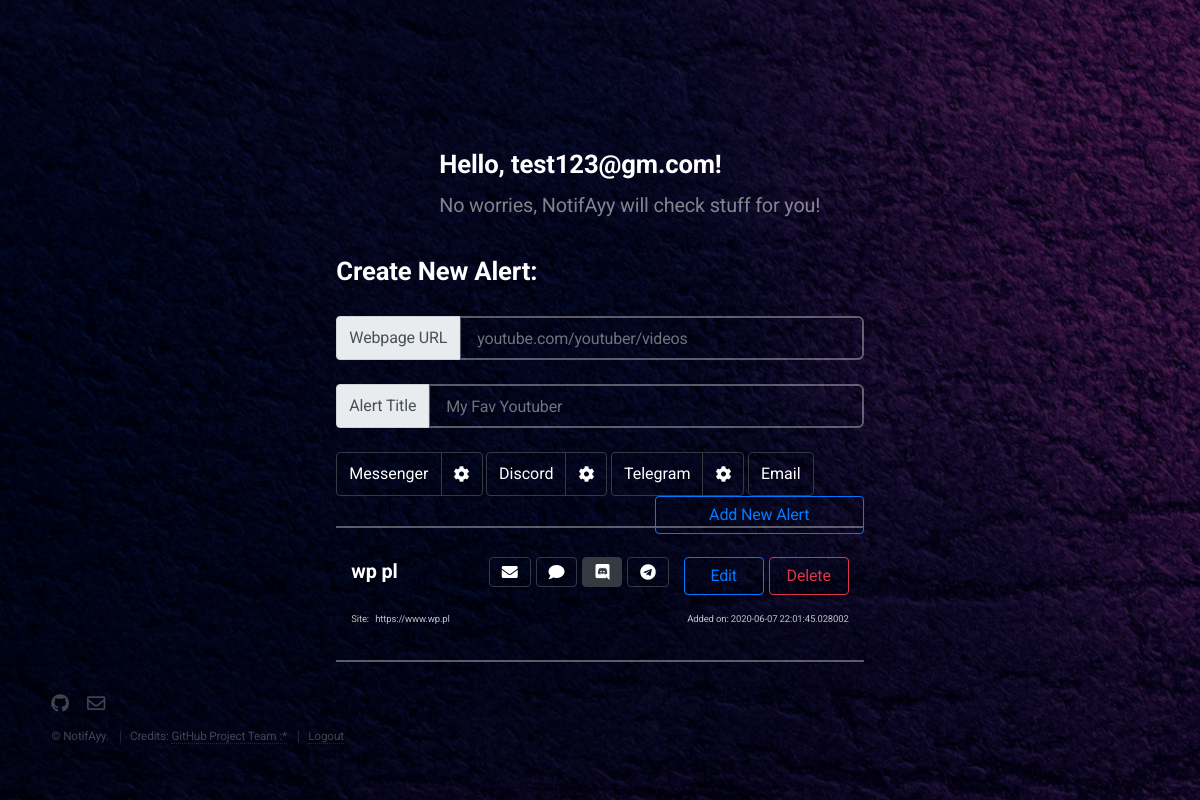
Page /index.html (signed in) on the earlier database version.
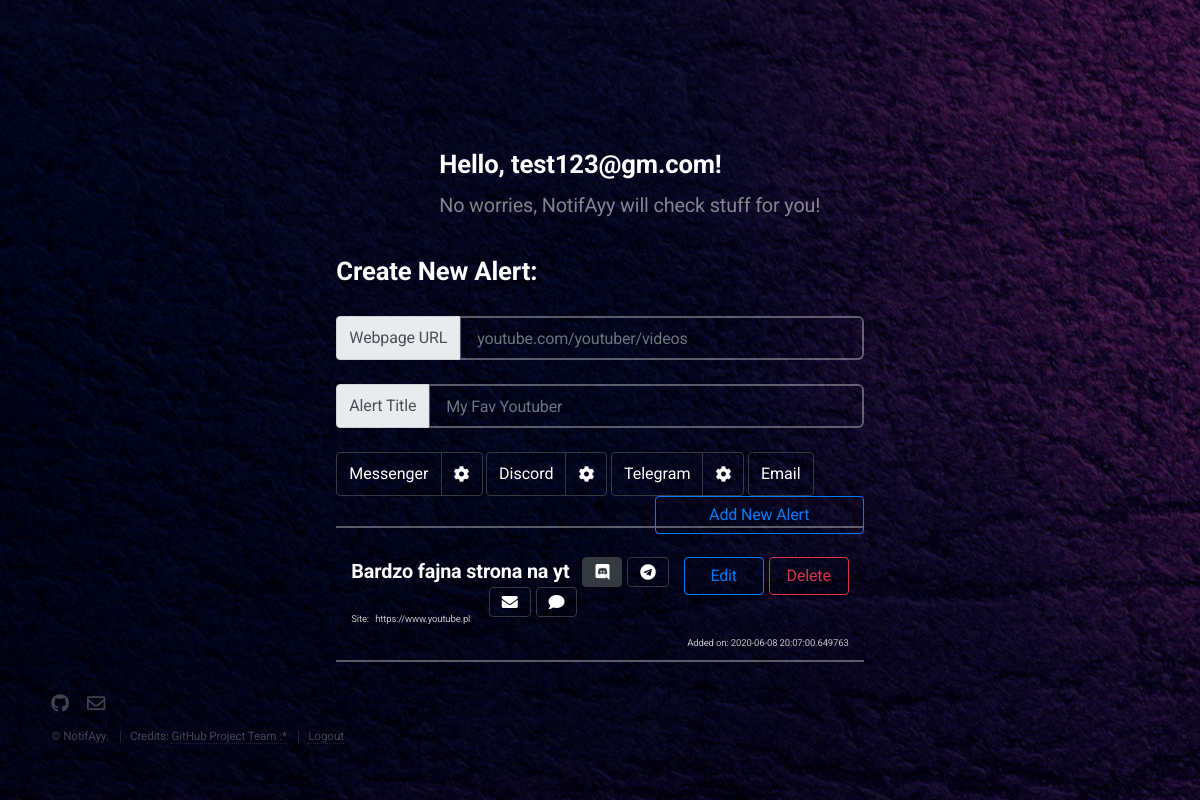
Same page on the later database version.
### app.py (models this page shows, shortened)
class User(UserMixin, db.Model):
    id = db.Column(db.Integer, primary_key=True)
    email = db.Column(db.String(100), unique=True)
    password = db.Column(db.String(100))
    discord_id = db.Column(db.Integer, nullable=True)
    messenger_l = db.Column(db.String(100), nullable=True)
    messenger_token = db.Column(db.String(100), nullable=True)
    telegram_id = db.Column(db.String(100), nullable=True)
    logged = db.Column(db.Integer, nullable=True)

class Alert(db.Model):
    id = db.Column(db.Integer, primary_key=True)
    title = db.Column(db.String(100), nullable=False)
    page = db.Column(db.String(100), nullable=False)
    date_added = db.Column(db.DateTime, nullable=False, default=datetime.utcnow)
    user_id = db.Column(db.Integer, nullable=False)
    apps_id = db.Column(db.Integer, nullable=False)

### app.py (the view)
@app.route('/index.html', methods=['GET', 'POST'])
def go_home():
    all_alerts = get_alerts()
    return render_template('index.html', alerts=all_alerts, emailuser=session['email'], discsaved=session["disc"], messsaved=session["mess"], telesaved=session["tele"])

### app.py (called while the page is built)
@login_manager.user_loader
def load_user(user_id):
    return User.query.get(int(user_id))

def get_alerts():
    cur_user_id = session["_user_id"]
    all_alerts = Alert.query.filter_by(user_id=cur_user_id).order_by(Alert.date_added).all()
    all_apps = get_apps(all_alerts)
    for alert in all_alerts:
        alert.messenger = all_apps[alert.id].messenger
        alert.discord = all_apps[alert.id].discord
        alert.telegram = all_apps[alert.id].telegram
        alert.email = all_apps[alert.id].email
    return all_alerts

def get_apps(all_alerts):
    all_apps = {}
    for alert in all_alerts:
        all_apps[alert.id] = Apps.query.get(alert.apps_id)
    return all_apps

### templates/index.html (shortened to what this page needs)
{% extends 'base.html' %}
{% block body %}
    {% if emailuser %}
        <main role="main">
            <div>
                <div class="col-sm-8 mx-auto">
                    <br>
                    <header id="header">
                        <h2>Hello, {{ emailuser }}!</h2>
                        <p class="text-nowrap bd-highlight">No worries, NotifAyy will check stuff for you!</p>
                    </header>
                </div>
            </div>
        </main>
        <h2 class="mx-auto">Create New Alert:</h2>
        <form action='/alerts' method='POST'>
            <div class="input-group">
                <div class="input-group-prepend">
                    <span class="input-group-text" id="">Webpage URL</span>
                </div>
                <input class="form-control title_new" type="text" name='page' id='page_new' placeholder="youtube.com/youtuber/videos" aria-label="Enter Page">
            </div>
            <br>
            <div class="input-group">
                <div class="input-group-prepend">
                    <span class="input-group-text" id="">Alert Title</span>
                </div>
                <input class="form-control page_new" type="text" name='title' id='title_new' placeholder="My Fav Youtuber" aria-label="Enter Title">
            </div>
            <br>
            <div class="btn-group" role="group">
                <button type="button" class="btn btn-outline-dark" name='messenger' id='messenger_new' data-toggle="button" aria-pressed="false" autocomplete="off">
                    Messenger
                </button>
                <button type="button" class="btn btn-outline-dark fas fa-cog" data-toggle="collapse" aria-pressed="false" data-target="#collapseMessenger"></button>
            </div>
            <div class="btn-group" role="group">
                <button type="button" class="btn btn-outline-dark" name='discord' id='discord_new' data-toggle="button" aria-pressed="false" autocomplete="off">
                    Discord
                </button>
                <button type="button" class="btn btn-outline-dark fas fa-cog" data-toggle="collapse" aria-pressed="false" data-target="#collapseDiscord"></button>
            </div>
            <div class="btn-group" role="group">
                <button type="button" class="btn btn-outline-dark" name='telegram' id='telegram_new' data-toggle="button" aria-pressed="false" autocomplete="off">
                    Telegram
                </button>
                <button type="button" class="btn btn-outline-dark fas fa-cog" data-toggle="collapse" aria-pressed="false" data-target="#collapseTelegram"></button>
            </div>
            <div class="btn-group" role="group">
                <button type="button" class="btn btn-outline-dark" name='email' id='email_new' data-toggle="button" aria-pressed="false" autocomplete="off">
                    Email
                </button>
            </div>
            <input class="btn btn-outline-primary" onclick="send_form_new_alert()" href='#' style="float: right;" value='Add New Alert'>
            <br>
        </form>
        <hr>
        {% for alert in alerts %}
        <form action='/alerts/edit/{{alert.id}}' method='POST' style="margin: 0 0 0 0;">
            <div class="container-fluid">
                <h3><span contenteditable="true" class='t-{{alert.id}}'>{{ alert.title }}</span>
                <a class="btn btn-outline-danger" formaction='/alerts/delete/{{alert.id}}' type="submit" href='/alerts/delete/{{alert.id}}' style="width: 80px; float: right; margin-right: 0px;">Delete</a>
                <a class="btn btn-outline-primary" onclick="edit_alert({{alert.id}})" href='#' style="width: 80px; float: right; margin-right: 5px;">Edit</a>
                {% if alert.telegram %}
                    <a class="btn btn-outline-dark fab fa-telegram active" id="tel-{{alert.id}}" data-toggle="button" aria-pressed="true" style="float: right; margin-right: 15px;"></a>
                {% else %}
                    <a class="btn btn-outline-dark fab fa-telegram" id="tel-{{alert.id}}" data-toggle="button" aria-pressed="false" style="float: right; margin-right: 15px;"></a>
                {% endif %}
                {% if alert.discord %}
                    <a class="btn btn-outline-dark fab fa-discord active" id="dis-{{alert.id}}" data-toggle="button" aria-pressed="true" style="float: right; margin-right: 5px;"></a>
                {% else %}
                    <a class="btn btn-outline-dark fab fa-discord" id="dis-{{alert.id}}" data-toggle="button" aria-pressed="false" style="float: right; margin-right: 5px;"></a>
                {% endif %}
                {% if alert.messenger %}
                    <a class="btn btn-outline-dark fas fa-comment active" id="mes-{{alert.id}}" data-toggle="button" aria-pressed="true" style="float: right; margin-right: 5px;"></a>
                {% else %}
                    <a class="btn btn-outline-dark fas fa-comment" id="mes-{{alert.id}}" data-toggle="button" aria-pressed="false" style="float: right; margin-right: 5px;"></a>
                {% endif %}
                {% if alert.email %}
                    <a class="btn btn-outline-dark fas fa-envelope active" id="eml-{{alert.id}}" data-toggle="button" aria-pressed="true" style="float: right; margin-right: 5px;"></a>
                {% else %}
                    <a class="btn btn-outline-dark fas fa-envelope" id="eml-{{alert.id}}" data-toggle="button" aria-pressed="false" style="float: right; margin-right: 5px;"></a>
                {% endif %}
                </h3>
            </div>
            <div class="container-fluid" style="font-size: 0.65em; margin-top: 10px; ">
                <p>Site: <span contenteditable="true" class='p-{{alert.id}}'>{{ alert.page }}</span> <small style="float: right;"> Added on: {{ alert.date_added }}</small> </p>
            </div>
            <hr>
            <br>
        </form>
        {% endfor %}
    {% endif %}
{% endblock %}

### templates/base.html (shortened to what this page needs)
<!DOCTYPE html>
<html lang="en">
<head>
    <link rel="stylesheet" href="https://stackpath.bootstrapcdn.com/bootstrap/4.3.1/css/bootstrap.min.css"
>
    <link rel="stylesheet" href="static/css/main.css" />
</head>
<body class="is-preload">
    <div class="container">
        {% block body %} {% endblock %}
    </div>
    <footer id="footer">
        <ul class="icons">
            <li><a href="https://github.com/Luzkan/NotifAyy/" class="icon brands fa-github"><span class="label">GitHub</span></a></li>
            <li><a href="#" class="icon fa-envelope"><span class="label">Email</span></a></li>
        </ul>
        <ul class="copyright">
            <li>&copy; NotifAyy.</li>
            <li>Credits: <a href="https://github.com/Luzkan/NotifAyy/">GitHub Project Team :*</a></li>
            {% if emailuser %}
                <li><a href="/logout">Logout</a></li>
            {% endif %}
        </ul>
    </footer>
</body>
</html>

### templates/index.html (style rules this page uses)
body { justify-content: center; }

Differences in the rows shown:
removed Alert: title "wp pl", page "https://www.wp.pl", date_added "2020-06-07 22:01:45.028002"
added Alert: title "Bardzo fajna strona na yt", page "https://www.youtube.pl", date_added "2020-06-08 20:07:00.649763"
